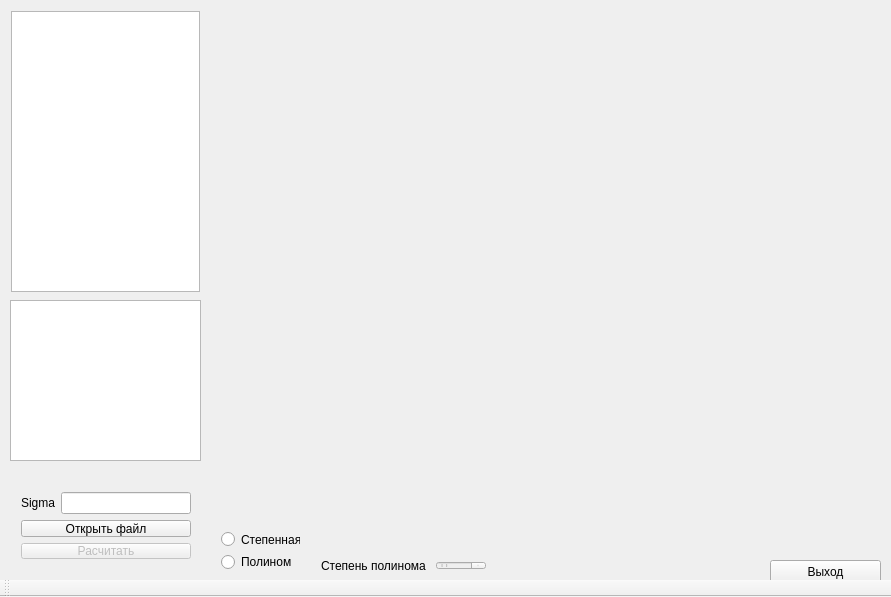
<?xml version="1.0" encoding="UTF-8"?>
<ui version="4.0">
 <class>MainWindow</class>
 <widget class="QMainWindow" name="MainWindow">
  <property name="geometry">
   <rect>
    <x>0</x>
    <y>0</y>
    <width>891</width>
    <height>597</height>
   </rect>
  </property>
  <property name="sizePolicy">
   <sizepolicy hsizetype="Fixed" vsizetype="Preferred">
    <horstretch>0</horstretch>
    <verstretch>0</verstretch>
   </sizepolicy>
  </property>
  <property name="windowTitle">
   <string>Аппроксимация</string>
  </property>
  <widget class="QWidget" name="centralWidget">
   <widget class="QTableView" name="tableSolution">
    <property name="geometry">
     <rect>
      <x>10</x>
      <y>300</y>
      <width>191</width>
      <height>161</height>
     </rect>
    </property>
   </widget>
   <widget class="QChartView" name="ChartWidget" native="true">
    <property name="geometry">
     <rect>
      <x>210</x>
      <y>10</y>
      <width>671</width>
      <height>511</height>
     </rect>
    </property>
   </widget>
   <widget class="QPushButton" name="quitBtn">
    <property name="geometry">
     <rect>
      <x>770</x>
      <y>560</y>
      <width>111</width>
      <height>24</height>
     </rect>
    </property>
    <property name="text">
     <string>Выход</string>
    </property>
   </widget>
   <widget class="QTableView" name="tableView">
    <property name="geometry">
     <rect>
      <x>11</x>
      <y>11</y>
      <width>189</width>
      <height>281</height>
     </rect>
    </property>
   </widget>
   <widget class="QWidget" name="">
    <property name="geometry">
     <rect>
      <x>210</x>
      <y>520</y>
      <width>101</width>
      <height>61</height>
     </rect>
    </property>
    <layout class="QVBoxLayout" name="verticalLayout">
     <item>
      <widget class="QRadioButton" name="DegreeRadioBtn">
       <property name="text">
        <string>Степенная</string>
       </property>
      </widget>
     </item>
     <item>
      <widget class="QRadioButton" name="polynomRadioBtn">
       <property name="text">
        <string>Полином</string>
       </property>
      </widget>
     </item>
    </layout>
   </widget>
   <widget class="QWidget" name="">
    <property name="geometry">
     <rect>
      <x>310</x>
      <y>550</y>
      <width>187</width>
      <height>31</height>
     </rect>
    </property>
    <layout class="QHBoxLayout" name="horizontalLayout_3">
     <item>
      <widget class="QLabel" name="label_2">
       <property name="text">
        <string>Степень полинома </string>
       </property>
      </widget>
     </item>
     <item>
      <widget class="QSpinBox" name="polynomDegreeBox">
       <property name="enabled">
        <bool>false</bool>
       </property>
      </widget>
     </item>
    </layout>
   </widget>
   <widget class="QWidget" name="">
    <property name="geometry">
     <rect>
      <x>0</x>
      <y>0</y>
      <width>2</width>
      <height>2</height>
     </rect>
    </property>
    <layout class="QVBoxLayout" name="verticalLayout_4"/>
   </widget>
   <widget class="QWidget" name="">
    <property name="geometry">
     <rect>
      <x>0</x>
      <y>0</y>
      <width>2</width>
      <height>2</height>
     </rect>
    </property>
    <layout class="QVBoxLayout" name="verticalLayout_5"/>
   </widget>
   <widget class="QWidget" name="">
    <property name="geometry">
     <rect>
      <x>0</x>
      <y>0</y>
      <width>2</width>
      <height>2</height>
     </rect>
    </property>
    <layout class="QHBoxLayout" name="horizontalLayout"/>
   </widget>
   <widget class="QWidget" name="">
    <property name="geometry">
     <rect>
      <x>0</x>
      <y>0</y>
      <width>2</width>
      <height>2</height>
     </rect>
    </property>
    <layout class="QVBoxLayout" name="verticalLayout_3"/>
   </widget>
   <widget class="QWidget" name="">
    <property name="geometry">
     <rect>
      <x>10</x>
      <y>481</y>
      <width>192</width>
      <height>89</height>
     </rect>
    </property>
    <layout class="QVBoxLayout" name="verticalLayout_6">
     <item>
      <layout class="QHBoxLayout" name="horizontalLayout_2">
       <item>
        <widget class="QLabel" name="label">
         <property name="text">
          <string>Sigma</string>
         </property>
        </widget>
       </item>
       <item>
        <widget class="QLineEdit" name="sigmaEdit"/>
       </item>
      </layout>
     </item>
     <item>
      <layout class="QVBoxLayout" name="verticalLayout_2">
       <item>
        <widget class="QPushButton" name="openFileBtn">
         <property name="text">
          <string>Открыть файл</string>
         </property>
        </widget>
       </item>
       <item>
        <widget class="QPushButton" name="calculateBtn">
         <property name="enabled">
          <bool>false</bool>
         </property>
         <property name="text">
          <string>Расчитать</string>
         </property>
        </widget>
       </item>
      </layout>
     </item>
    </layout>
   </widget>
  </widget>
  <widget class="QToolBar" name="mainToolBar">
   <attribute name="toolBarArea">
    <enum>BottomToolBarArea</enum>
   </attribute>
   <attribute name="toolBarBreak">
    <bool>false</bool>
   </attribute>
  </widget>
  <action name="action">
   <property name="text">
    <string>фыв</string>
   </property>
  </action>
 </widget>
 <layoutdefault spacing="6" margin="11"/>
 <customwidgets>
  <customwidget>
   <class>QChartView</class>
   <extends>QWidget</extends>
   <header>qchartview.h</header>
   <container>1</container>
  </customwidget>
 </customwidgets>
 <resources/>
 <connections/>
</ui>
